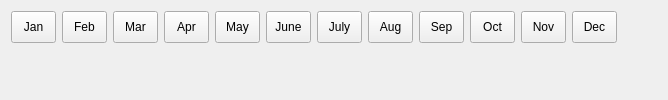
         <widget class="QWidget" name="monthSelectedTab">
          <attribute name="title">
           <string>Selected</string>
          </attribute>
          <layout class="QVBoxLayout" name="verticalLayout_14">
           <item>
            <layout class="QHBoxLayout" name="horizontalLayout_13">
             <item>
              <layout class="QGridLayout" name="gridLayout_4">
               <item row="0" column="9">
                <widget class="QToolButton" name="monthButton_10">
                 <property name="minimumSize">
                  <size>
                   <width>45</width>
                   <height>32</height>
                  </size>
                 </property>
                 <property name="text">
                  <string>Oct</string>
                 </property>
                 <property name="checkable">
                  <bool>true</bool>
                 </property>
                </widget>
               </item>
               <item row="0" column="10">
                <widget class="QToolButton" name="monthButton_11">
                 <property name="minimumSize">
                  <size>
                   <width>45</width>
                   <height>32</height>
                  </size>
                 </property>
                 <property name="text">
                  <string>Nov</string>
                 </property>
                 <property name="checkable">
                  <bool>true</bool>
                 </property>
                </widget>
               </item>
               <item row="0" column="4">
                <widget class="QToolButton" name="monthButton_05">
                 <property name="minimumSize">
                  <size>
                   <width>45</width>
                   <height>32</height>
                  </size>
                 </property>
                 <property name="text">
                  <string>May</string>
                 </property>
                 <property name="checkable">
                  <bool>true</bool>
                 </property>
                </widget>
               </item>
               <item row="0" column="5">
                <widget class="QToolButton" name="monthButton_06">
                 <property name="minimumSize">
                  <size>
                   <width>45</width>
                   <height>32</height>
                  </size>
                 </property>
                 <property name="text">
                  <string>June</string>
                 </property>
                 <property name="checkable">
                  <bool>true</bool>
                 </property>
                </widget>
               </item>
               <item row="0" column="6">
                <widget class="QToolButton" name="monthButton_07">
                 <property name="minimumSize">
                  <size>
                   <width>45</width>
                   <height>32</height>
                  </size>
                 </property>
                 <property name="text">
                  <string>July</string>
                 </property>
                 <property name="checkable">
                  <bool>true</bool>
                 </property>
                </widget>
               </item>
               <item row="0" column="7">
                <widget class="QToolButton" name="monthButton_08">
                 <property name="minimumSize">
                  <size>
                   <width>45</width>
                   <height>32</height>
                  </size>
                 </property>
                 <property name="text">
                  <string>Aug</string>
                 </property>
                 <property name="checkable">
                  <bool>true</bool>
                 </property>
                </widget>
               </item>
               <item row="0" column="8">
                <widget class="QToolButton" name="monthButton_09">
                 <property name="minimumSize">
                  <size>
                   <width>45</width>
                   <height>32</height>
                  </size>
                 </property>
                 <property name="text">
                  <string>Sep</string>
                 </property>
                 <property name="checkable">
                  <bool>true</bool>
                 </property>
                </widget>
               </item>
               <item row="0" column="0">
                <widget class="QToolButton" name="monthButton_01">
                 <property name="minimumSize">
                  <size>
                   <width>45</width>
                   <height>32</height>
                  </size>
                 </property>
                 <property name="text">
                  <string>Jan</string>
                 </property>
                 <property name="checkable">
                  <bool>true</bool>
                 </property>
                </widget>
               </item>
               <item row="0" column="11">
                <widget class="QToolButton" name="monthButton_12">
                 <property name="minimumSize">
                  <size>
                   <width>45</width>
                   <height>32</height>
                  </size>
                 </property>
                 <property name="text">
                  <string>Dec</string>
                 </property>
                 <property name="checkable">
                  <bool>true</bool>
                 </property>
                </widget>
               </item>
               <item row="0" column="1">
                <widget class="QToolButton" name="monthButton_02">
                 <property name="minimumSize">
                  <size>
                   <width>45</width>
                   <height>32</height>
                  </size>
                 </property>
                 <property name="text">
                  <string>Feb</string>
                 </property>
                 <property name="checkable">
                  <bool>true</bool>
                 </property>
                </widget>
               </item>
               <item row="0" column="2">
                <widget class="QToolButton" name="monthButton_03">
                 <property name="minimumSize">
                  <size>
                   <width>45</width>
                   <height>32</height>
                  </size>
                 </property>
                 <property name="text">
                  <string>Mar</string>
                 </property>
                 <property name="checkable">
                  <bool>true</bool>
                 </property>
                </widget>
               </item>
               <item row="0" column="3">
                <widget class="QToolButton" name="monthButton_04">
                 <property name="minimumSize">
                  <size>
                   <width>45</width>
                   <height>32</height>
                  </size>
                 </property>
                 <property name="text">
                  <string>Apr</string>
                 </property>
                 <property name="checkable">
                  <bool>true</bool>
                 </property>
                </widget>
               </item>
              </layout>
             </item>
             <item>
              <spacer name="horizontalSpacer_13">
               <property name="orientation">
                <enum>Qt::Horizontal</enum>
               </property>
               <property name="sizeHint" stdset="0">
                <size>
                 <width>40</width>
                 <height>20</height>
                </size>
               </property>
              </spacer>
             </item>
            </layout>
           </item>
           <item>
            <spacer name="verticalSpacer_10">
             <property name="orientation">
              <enum>Qt::Vertical</enum>
             </property>
             <property name="sizeHint" stdset="0">
              <size>
               <width>20</width>
               <height>14</height>
              </size>
             </property>
            </spacer>
           </item>
          </layout>
         </widget>
